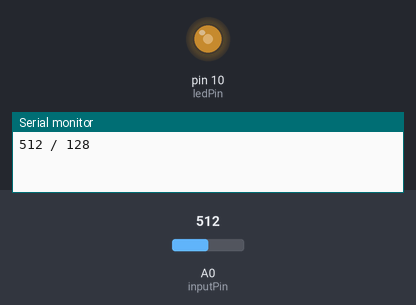
This sketch was run on a simulated Arduino Uno, built with avr-gcc and run on an emulated ATmega328P. Parts: output pins drawn as LEDs (lit = HIGH), the last lines printed to the serial monitor. Inputs (shaded band) come from the test bench; at power-on: A0 (inputPin) = 512.

Above: at 1.2 s.
1.3 s: A0 (inputPin) set to 716
At 2.5 s:
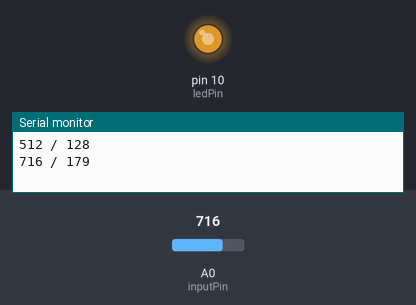
2.8 s: A0 (inputPin) set to 900
At 3.6 s:
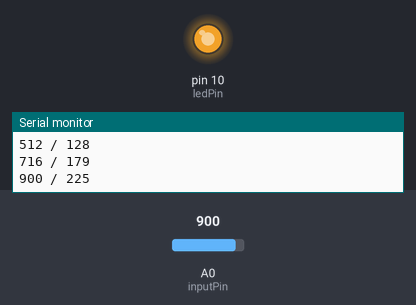
4.3 s: A0 (inputPin) set to 122
At 4.8 s:
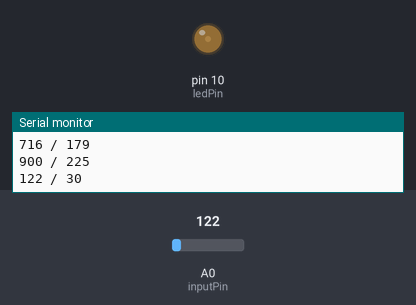
5.8 s: A0 (inputPin) set to 0
At 7.1 s:
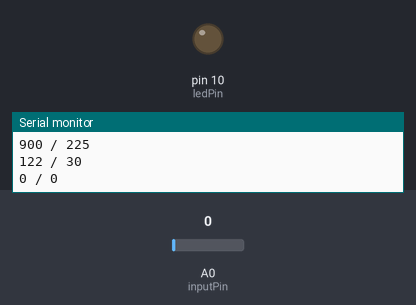
Timing chart, 0 to 8.3 s (numbered marks = the images above; inputs shaded):
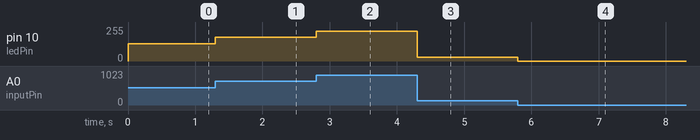

Measured:
- after the input at 1.3 s, pin 10 (ledPin): 128/255 → 179/255 at once
- after the input at 2.8 s, pin 10 (ledPin): 179/255 → 225/255 at once
- after the input at 4.3 s, pin 10 (ledPin): 225/255 → 30/255 at once
- after the input at 5.8 s, pin 10 (ledPin): 30/255 → 0/255 at once

The sketch:

Helligkeit.ino
```cpp
/*
  Analog Output
  Helligkeitssteuerung einer LED


  Version 1.0
  Der Hobbyelektroniker
  Der Code ist Public Domain und kann ohne Einschränkungen frei verwendet werden

*/

const int inputPin = A0;
const int ledPin = 10;


void setup() {
  Serial.begin(9600);
  // auf pinMode() können wir bei analoger Ausgabe verzichten
}

void zeigeWert(int poti, int wert) {
  static int wertAlt = 0;
  if (wertAlt != wert) {
    Serial.print(poti);
    Serial.print(" / ");
    Serial.println(wert);
    wertAlt = wert;
  }
}

void loop() {
  int poti = analogRead(inputPin);    // Wertebereich 0 .. 1023
  int wert = poti / 4;                // Umrechnen auf Wertebereich 0 .. 255
  zeigeWert(poti,wert);
  analogWrite(ledPin,wert);          // LED wird heller, wenn Poti aufgedreht wird
}
```
